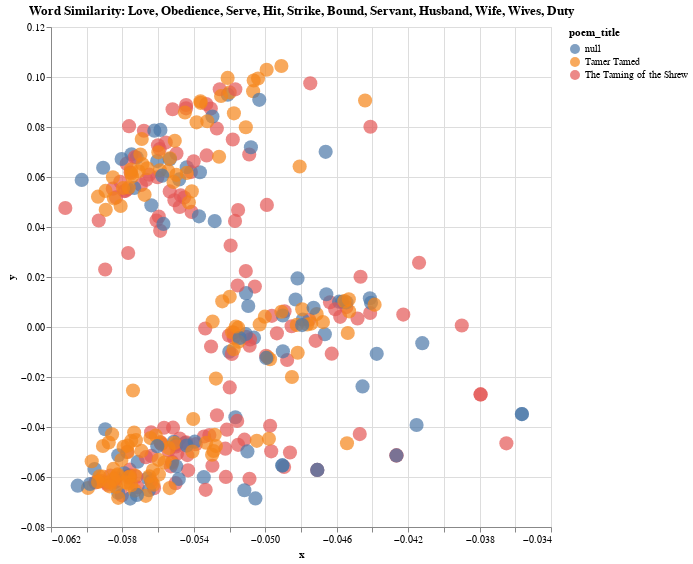

Notebook code for this chart:
### Code cell
# List of keywords that you want to compare
keywords = ['love', 'obedience', 'serve','hit','strike','bound','servant','husband','wife','wives','duty']

# How to color the points in the plot. The other option is "period" for time period
color_by = 'poem_title'

# Get all word positions
word_positions = get_word_positions(keywords)

# Get all contexts around the words
keyword_contexts = []
keyword_contexts_tokens = []
words = []

for position in word_positions:
  words.append(word_lookup[all_word_ids[position]])
  keyword_contexts.append(get_context_clean(position))
  keyword_contexts_tokens.append(get_context(position))

# Reduce word vectors with PCA
pca = PCA(n_components=2)
pca.fit(all_word_vectors[word_positions,:].T)

# Make a DataFrame with PCA results
df_2 = pd.DataFrame({"x": pca.components_[0,:], "y": pca.components_[1,:],
                   "context": keyword_contexts, "tokens": keyword_contexts_tokens, "word": words})
# Match original text and metadata
#df_2[['title', 'author', 'period', 'link']] = df_2.apply(find_original_poem, axis='columns', result_type='expand')
#df_2[['title', 'author', 'period', 'link']] = df_2.apply(find_original_poem)

# Rename columns so that the context shows up as the "title" in the tooltip (bigger and bolded)
#df_2 = df_2.rename(columns={'title': 'poem_title', 'context': 'title'})

# Match original text and metadata
df_2[['title', 'speaker_gender', 'speaker', 'act']] = df_2.apply(find_original_poem, axis='columns', result_type='expand')

# Rename columns so that the context shows up as the "title" in the tooltip (bigger and bolded)
df_2 = df_2.rename(columns={'title': 'poem_title', 'context': 'title'})


# Make the plot
alt.Chart(df_2, title=f"Word Similarity: {', '.join(keywords).title()}").mark_circle(size=200).encode(
    alt.X('x',
        scale=alt.Scale(zero=False)
    ), y="y",
    color= color_by,
    tooltip=['title','speaker_gender', 'speaker', 'act', 'poem_title']
    ).interactive().properties(
    width=500,
    height=500
)
    
    #do the same but seperate out the two texts?

### Figure 1 — Vega-Lite specification as saved in the notebook (floating-point values rounded to 4 significant figures; data arrays with more than 128 entries replaced by an {"elided": "..."} marker saying what was removed)
{"config": {"view": {"continuousWidth": 400, "continuousHeight": 300}}, "data": {"name": "data-87dc85ab72761b43dbf1759aa856f4b2"}, "mark": {"type": "circle", "size": 200}, "encoding": {"color": {"field": "poem_title", "type": "nominal"}, "tooltip": [{"field": "title", "type": "nominal"}, {"field": "speaker_gender", "type": "nominal"}, {"field": "speaker", "type": "nominal"}, {"field": "act", "type": "quantitative"}, {"field": "poem_title", "type": "nominal"}], "x": {"field": "x", "scale": {"zero": false}, "type": "quantitative"}, "y": {"field": "y", "type": "quantitative"}}, "height": 500, "selection": {"selector032": {"type": "interval", "bind": "scales", "encodings": ["x", "y"]}}, "title": "Word Similarity: Love, Obedience, Serve, Hit, Strike, Bound, Servant, Husband, Wife, Wives, Duty", "width": 500, "$schema": "https://vega.github.io/schema/vega-lite/v4.17.0.json", "datasets": {"data-87dc85ab72761b43dbf1759aa856f4b2": {"elided": "351 records"}}}
